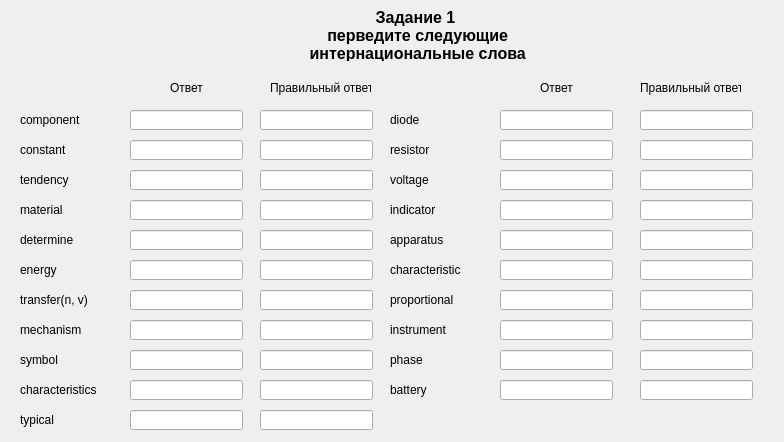
<?xml version="1.0" encoding="UTF-8"?>
<ui version="4.0">
 <class>Zadanie1_part1</class>
 <widget class="QWidget" name="Zadanie1_part1">
  <property name="geometry">
   <rect>
    <x>0</x>
    <y>0</y>
    <width>784</width>
    <height>442</height>
   </rect>
  </property>
  <property name="windowTitle">
   <string>Form</string>
  </property>
  <widget class="QLabel" name="label_title">
   <property name="geometry">
    <rect>
     <x>180</x>
     <y>10</y>
     <width>471</width>
     <height>51</height>
    </rect>
   </property>
   <property name="font">
    <font>
     <pointsize>12</pointsize>
     <weight>75</weight>
     <bold>true</bold>
     <strikeout>false</strikeout>
    </font>
   </property>
   <property name="cursor">
    <cursorShape>ArrowCursor</cursorShape>
   </property>
   <property name="text">
    <string>Задание 1
 перведите следующие
 интернациональные слова</string>
   </property>
   <property name="textFormat">
    <enum>Qt::AutoText</enum>
   </property>
   <property name="alignment">
    <set>Qt::AlignCenter</set>
   </property>
  </widget>
  <widget class="QLabel" name="label_word_1">
   <property name="geometry">
    <rect>
     <x>20</x>
     <y>110</y>
     <width>101</width>
     <height>20</height>
    </rect>
   </property>
   <property name="text">
    <string>component</string>
   </property>
  </widget>
  <widget class="QLineEdit" name="lineEdit_word_1">
   <property name="geometry">
    <rect>
     <x>130</x>
     <y>110</y>
     <width>113</width>
     <height>20</height>
    </rect>
   </property>
  </widget>
  <widget class="QLabel" name="label_word_2">
   <property name="geometry">
    <rect>
     <x>20</x>
     <y>140</y>
     <width>101</width>
     <height>20</height>
    </rect>
   </property>
   <property name="text">
    <string>constant</string>
   </property>
  </widget>
  <widget class="QLineEdit" name="lineEdit_word_2">
   <property name="geometry">
    <rect>
     <x>130</x>
     <y>140</y>
     <width>113</width>
     <height>20</height>
    </rect>
   </property>
  </widget>
  <widget class="QLabel" name="label_word_3">
   <property name="geometry">
    <rect>
     <x>20</x>
     <y>170</y>
     <width>101</width>
     <height>20</height>
    </rect>
   </property>
   <property name="text">
    <string>tendency</string>
   </property>
  </widget>
  <widget class="QLineEdit" name="lineEdit_word_3">
   <property name="geometry">
    <rect>
     <x>130</x>
     <y>170</y>
     <width>113</width>
     <height>20</height>
    </rect>
   </property>
  </widget>
  <widget class="QLabel" name="label_word_4">
   <property name="geometry">
    <rect>
     <x>20</x>
     <y>200</y>
     <width>101</width>
     <height>20</height>
    </rect>
   </property>
   <property name="text">
    <string>material</string>
   </property>
  </widget>
  <widget class="QLineEdit" name="lineEdit_word_4">
   <property name="geometry">
    <rect>
     <x>130</x>
     <y>200</y>
     <width>113</width>
     <height>20</height>
    </rect>
   </property>
  </widget>
  <widget class="QLabel" name="label_word_5">
   <property name="geometry">
    <rect>
     <x>20</x>
     <y>230</y>
     <width>101</width>
     <height>20</height>
    </rect>
   </property>
   <property name="text">
    <string>determine</string>
   </property>
  </widget>
  <widget class="QLineEdit" name="lineEdit_word_5">
   <property name="geometry">
    <rect>
     <x>130</x>
     <y>230</y>
     <width>113</width>
     <height>20</height>
    </rect>
   </property>
  </widget>
  <widget class="QLabel" name="label_word_6">
   <property name="geometry">
    <rect>
     <x>20</x>
     <y>260</y>
     <width>101</width>
     <height>20</height>
    </rect>
   </property>
   <property name="text">
    <string>energy</string>
   </property>
  </widget>
  <widget class="QLineEdit" name="lineEdit_word_6">
   <property name="geometry">
    <rect>
     <x>130</x>
     <y>260</y>
     <width>113</width>
     <height>20</height>
    </rect>
   </property>
  </widget>
  <widget class="QLabel" name="label_word_7">
   <property name="geometry">
    <rect>
     <x>20</x>
     <y>290</y>
     <width>101</width>
     <height>20</height>
    </rect>
   </property>
   <property name="text">
    <string>transfer(n, v)</string>
   </property>
  </widget>
  <widget class="QLineEdit" name="lineEdit_word_7">
   <property name="geometry">
    <rect>
     <x>130</x>
     <y>290</y>
     <width>113</width>
     <height>20</height>
    </rect>
   </property>
  </widget>
  <widget class="QLabel" name="label_word_8">
   <property name="geometry">
    <rect>
     <x>20</x>
     <y>320</y>
     <width>101</width>
     <height>20</height>
    </rect>
   </property>
   <property name="text">
    <string>mechanism</string>
   </property>
  </widget>
  <widget class="QLineEdit" name="lineEdit_word_8">
   <property name="geometry">
    <rect>
     <x>130</x>
     <y>320</y>
     <width>113</width>
     <height>20</height>
    </rect>
   </property>
  </widget>
  <widget class="QLabel" name="label_word_9">
   <property name="geometry">
    <rect>
     <x>20</x>
     <y>350</y>
     <width>101</width>
     <height>20</height>
    </rect>
   </property>
   <property name="text">
    <string>symbol</string>
   </property>
  </widget>
  <widget class="QLineEdit" name="lineEdit_word_9">
   <property name="geometry">
    <rect>
     <x>130</x>
     <y>350</y>
     <width>113</width>
     <height>20</height>
    </rect>
   </property>
  </widget>
  <widget class="QLabel" name="label_word_10">
   <property name="geometry">
    <rect>
     <x>20</x>
     <y>380</y>
     <width>101</width>
     <height>20</height>
    </rect>
   </property>
   <property name="text">
    <string>characteristics</string>
   </property>
  </widget>
  <widget class="QLineEdit" name="lineEdit_word_10">
   <property name="geometry">
    <rect>
     <x>130</x>
     <y>380</y>
     <width>113</width>
     <height>20</height>
    </rect>
   </property>
  </widget>
  <widget class="QLabel" name="label_word_11">
   <property name="geometry">
    <rect>
     <x>20</x>
     <y>410</y>
     <width>101</width>
     <height>20</height>
    </rect>
   </property>
   <property name="text">
    <string>typical</string>
   </property>
  </widget>
  <widget class="QLineEdit" name="lineEdit_word_11">
   <property name="geometry">
    <rect>
     <x>130</x>
     <y>410</y>
     <width>113</width>
     <height>20</height>
    </rect>
   </property>
  </widget>
  <widget class="QLabel" name="label_word_12">
   <property name="geometry">
    <rect>
     <x>390</x>
     <y>110</y>
     <width>101</width>
     <height>20</height>
    </rect>
   </property>
   <property name="text">
    <string>diode</string>
   </property>
  </widget>
  <widget class="QLineEdit" name="lineEdit_word_12">
   <property name="geometry">
    <rect>
     <x>500</x>
     <y>110</y>
     <width>113</width>
     <height>20</height>
    </rect>
   </property>
  </widget>
  <widget class="QLabel" name="label_word_13">
   <property name="geometry">
    <rect>
     <x>390</x>
     <y>140</y>
     <width>101</width>
     <height>20</height>
    </rect>
   </property>
   <property name="text">
    <string>resistor</string>
   </property>
  </widget>
  <widget class="QLineEdit" name="lineEdit_word_13">
   <property name="geometry">
    <rect>
     <x>500</x>
     <y>140</y>
     <width>113</width>
     <height>20</height>
    </rect>
   </property>
  </widget>
  <widget class="QLabel" name="label_word_14">
   <property name="geometry">
    <rect>
     <x>390</x>
     <y>170</y>
     <width>101</width>
     <height>20</height>
    </rect>
   </property>
   <property name="text">
    <string>voltage</string>
   </property>
  </widget>
  <widget class="QLineEdit" name="lineEdit_word_14">
   <property name="geometry">
    <rect>
     <x>500</x>
     <y>170</y>
     <width>113</width>
     <height>20</height>
    </rect>
   </property>
  </widget>
  <widget class="QLabel" name="label_word_15">
   <property name="geometry">
    <rect>
     <x>390</x>
     <y>200</y>
     <width>101</width>
     <height>20</height>
    </rect>
   </property>
   <property name="text">
    <string>indicator</string>
   </property>
  </widget>
  <widget class="QLineEdit" name="lineEdit_word_15">
   <property name="geometry">
    <rect>
     <x>500</x>
     <y>200</y>
     <width>113</width>
     <height>20</height>
    </rect>
   </property>
  </widget>
  <widget class="QLabel" name="label_word_16">
   <property name="geometry">
    <rect>
     <x>390</x>
     <y>230</y>
     <width>101</width>
     <height>20</height>
    </rect>
   </property>
   <property name="text">
    <string>apparatus</string>
   </property>
  </widget>
  <widget class="QLineEdit" name="lineEdit_word_16">
   <property name="geometry">
    <rect>
     <x>500</x>
     <y>230</y>
     <width>113</width>
     <height>20</height>
    </rect>
   </property>
  </widget>
  <widget class="QLabel" name="label_word_17">
   <property name="geometry">
    <rect>
     <x>390</x>
     <y>260</y>
     <width>101</width>
     <height>20</height>
    </rect>
   </property>
   <property name="text">
    <string>characteristic</string>
   </property>
  </widget>
  <widget class="QLineEdit" name="lineEdit_word_17">
   <property name="geometry">
    <rect>
     <x>500</x>
     <y>260</y>
     <width>113</width>
     <height>20</height>
    </rect>
   </property>
  </widget>
  <widget class="QLabel" name="label_word_18">
   <property name="geometry">
    <rect>
     <x>390</x>
     <y>290</y>
     <width>101</width>
     <height>20</height>
    </rect>
   </property>
   <property name="text">
    <string>proportional</string>
   </property>
  </widget>
  <widget class="QLineEdit" name="lineEdit_word_18">
   <property name="geometry">
    <rect>
     <x>500</x>
     <y>290</y>
     <width>113</width>
     <height>20</height>
    </rect>
   </property>
  </widget>
  <widget class="QLabel" name="label_word_19">
   <property name="geometry">
    <rect>
     <x>390</x>
     <y>320</y>
     <width>101</width>
     <height>20</height>
    </rect>
   </property>
   <property name="text">
    <string>instrument</string>
   </property>
  </widget>
  <widget class="QLineEdit" name="lineEdit_word_19">
   <property name="geometry">
    <rect>
     <x>500</x>
     <y>320</y>
     <width>113</width>
     <height>20</height>
    </rect>
   </property>
  </widget>
  <widget class="QLabel" name="label_word_20">
   <property name="geometry">
    <rect>
     <x>390</x>
     <y>350</y>
     <width>101</width>
     <height>20</height>
    </rect>
   </property>
   <property name="text">
    <string>phase</string>
   </property>
  </widget>
  <widget class="QLineEdit" name="lineEdit_word_20">
   <property name="geometry">
    <rect>
     <x>500</x>
     <y>350</y>
     <width>113</width>
     <height>20</height>
    </rect>
   </property>
  </widget>
  <widget class="QLabel" name="label_word_21">
   <property name="geometry">
    <rect>
     <x>390</x>
     <y>380</y>
     <width>101</width>
     <height>20</height>
    </rect>
   </property>
   <property name="text">
    <string>battery</string>
   </property>
  </widget>
  <widget class="QLineEdit" name="lineEdit_word_21">
   <property name="geometry">
    <rect>
     <x>500</x>
     <y>380</y>
     <width>113</width>
     <height>20</height>
    </rect>
   </property>
  </widget>
  <widget class="QLabel" name="label">
   <property name="geometry">
    <rect>
     <x>270</x>
     <y>80</y>
     <width>101</width>
     <height>16</height>
    </rect>
   </property>
   <property name="text">
    <string>Правильный ответ</string>
   </property>
  </widget>
  <widget class="QLabel" name="label_2">
   <property name="geometry">
    <rect>
     <x>170</x>
     <y>80</y>
     <width>41</width>
     <height>16</height>
    </rect>
   </property>
   <property name="text">
    <string>Ответ</string>
   </property>
  </widget>
  <widget class="QLineEdit" name="lineEdit_word_22">
   <property name="geometry">
    <rect>
     <x>260</x>
     <y>110</y>
     <width>113</width>
     <height>20</height>
    </rect>
   </property>
  </widget>
  <widget class="QLineEdit" name="lineEdit_word_23">
   <property name="geometry">
    <rect>
     <x>260</x>
     <y>140</y>
     <width>113</width>
     <height>20</height>
    </rect>
   </property>
  </widget>
  <widget class="QLineEdit" name="lineEdit_word_24">
   <property name="geometry">
    <rect>
     <x>260</x>
     <y>170</y>
     <width>113</width>
     <height>20</height>
    </rect>
   </property>
  </widget>
  <widget class="QLineEdit" name="lineEdit_word_25">
   <property name="geometry">
    <rect>
     <x>260</x>
     <y>200</y>
     <width>113</width>
     <height>20</height>
    </rect>
   </property>
  </widget>
  <widget class="QLineEdit" name="lineEdit_word_26">
   <property name="geometry">
    <rect>
     <x>260</x>
     <y>230</y>
     <width>113</width>
     <height>20</height>
    </rect>
   </property>
  </widget>
  <widget class="QLineEdit" name="lineEdit_word_27">
   <property name="geometry">
    <rect>
     <x>260</x>
     <y>260</y>
     <width>113</width>
     <height>20</height>
    </rect>
   </property>
  </widget>
  <widget class="QLineEdit" name="lineEdit_word_28">
   <property name="geometry">
    <rect>
     <x>260</x>
     <y>290</y>
     <width>113</width>
     <height>20</height>
    </rect>
   </property>
  </widget>
  <widget class="QLineEdit" name="lineEdit_word_29">
   <property name="geometry">
    <rect>
     <x>260</x>
     <y>320</y>
     <width>113</width>
     <height>20</height>
    </rect>
   </property>
  </widget>
  <widget class="QLineEdit" name="lineEdit_word_30">
   <property name="geometry">
    <rect>
     <x>260</x>
     <y>350</y>
     <width>113</width>
     <height>20</height>
    </rect>
   </property>
  </widget>
  <widget class="QLineEdit" name="lineEdit_word_31">
   <property name="geometry">
    <rect>
     <x>260</x>
     <y>380</y>
     <width>113</width>
     <height>20</height>
    </rect>
   </property>
  </widget>
  <widget class="QLineEdit" name="lineEdit_word_32">
   <property name="geometry">
    <rect>
     <x>260</x>
     <y>410</y>
     <width>113</width>
     <height>20</height>
    </rect>
   </property>
  </widget>
  <widget class="QLabel" name="label_3">
   <property name="geometry">
    <rect>
     <x>640</x>
     <y>80</y>
     <width>101</width>
     <height>16</height>
    </rect>
   </property>
   <property name="text">
    <string>Правильный ответ</string>
   </property>
  </widget>
  <widget class="QLabel" name="label_4">
   <property name="geometry">
    <rect>
     <x>540</x>
     <y>80</y>
     <width>41</width>
     <height>16</height>
    </rect>
   </property>
   <property name="text">
    <string>Ответ</string>
   </property>
  </widget>
  <widget class="QLineEdit" name="lineEdit_word_33">
   <property name="geometry">
    <rect>
     <x>640</x>
     <y>110</y>
     <width>113</width>
     <height>20</height>
    </rect>
   </property>
  </widget>
  <widget class="QLineEdit" name="lineEdit_word_34">
   <property name="geometry">
    <rect>
     <x>640</x>
     <y>140</y>
     <width>113</width>
     <height>20</height>
    </rect>
   </property>
  </widget>
  <widget class="QLineEdit" name="lineEdit_word_35">
   <property name="geometry">
    <rect>
     <x>640</x>
     <y>170</y>
     <width>113</width>
     <height>20</height>
    </rect>
   </property>
  </widget>
  <widget class="QLineEdit" name="lineEdit_word_36">
   <property name="geometry">
    <rect>
     <x>640</x>
     <y>200</y>
     <width>113</width>
     <height>20</height>
    </rect>
   </property>
  </widget>
  <widget class="QLineEdit" name="lineEdit_word_37">
   <property name="geometry">
    <rect>
     <x>640</x>
     <y>230</y>
     <width>113</width>
     <height>20</height>
    </rect>
   </property>
  </widget>
  <widget class="QLineEdit" name="lineEdit_word_38">
   <property name="geometry">
    <rect>
     <x>640</x>
     <y>260</y>
     <width>113</width>
     <height>20</height>
    </rect>
   </property>
  </widget>
  <widget class="QLineEdit" name="lineEdit_word_39">
   <property name="geometry">
    <rect>
     <x>640</x>
     <y>290</y>
     <width>113</width>
     <height>20</height>
    </rect>
   </property>
  </widget>
  <widget class="QLineEdit" name="lineEdit_word_40">
   <property name="geometry">
    <rect>
     <x>640</x>
     <y>320</y>
     <width>113</width>
     <height>20</height>
    </rect>
   </property>
  </widget>
  <widget class="QLineEdit" name="lineEdit_word_41">
   <property name="geometry">
    <rect>
     <x>640</x>
     <y>350</y>
     <width>113</width>
     <height>20</height>
    </rect>
   </property>
  </widget>
  <widget class="QLineEdit" name="lineEdit_word_42">
   <property name="geometry">
    <rect>
     <x>640</x>
     <y>380</y>
     <width>113</width>
     <height>20</height>
    </rect>
   </property>
  </widget>
 </widget>
 <resources/>
 <connections/>
</ui>
